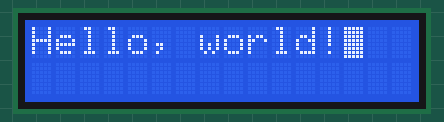
Simulated run of this sketch. Board: Arduino Uno, built with avr-gcc and run on an emulated ATmega328P. Shown: 16×2 character LCD.

Above: at 0.8 s.
At 3.96 s:
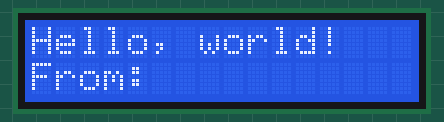
At 4.5 s:
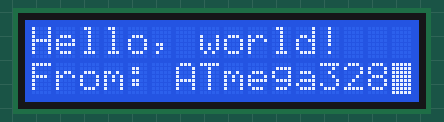
At 7.77 s:
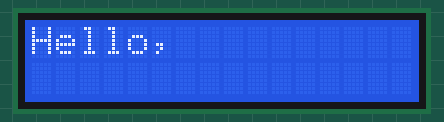

Measured:
- by itself, everything shown: repeats every 7.4 s, in 29 steps
- what the display in image 0 shows lasts 3.0 s, from 0.7 s to 3.7 s

The sketch:

LCD1602.ino
```cpp
#include <LiquidCrystal.h>// include the library code
/**********************************************************/
char array1[]="Hello, world!";
char array2[]="From: ATmega328";  //the string to print on the LCD
int delayTime = 50; // ms
int blinkTime = 3000; // ms
// initialize the library with the numbers of the interface pins
LiquidCrystal lcd(12, 11, 9, 8, 7, 6);
/*********************************************************/
void setup() {
  lcd.begin(16, 2);  // set up the LCD's number of columns and rows:
  lcd.setCursor(0, 0);
}
/*********************************************************/
void loop() {
    lcd.clear();
    lcd.home();

    for(int posCounter1 = 0; posCounter1 < sizeof(array1) - 1; ++posCounter1) {
        lcd.print(array1[posCounter1]);
        delay(delayTime);
    }

    lcd.blink();
    delay(blinkTime);
    lcd.noBlink();

    lcd.setCursor(0, 1);
    for(int posCounter2 = 0; posCounter2 < sizeof(array2) - 1; ++posCounter2) {
        lcd.print(array2[posCounter2]);
        delay(delayTime);
    }

    lcd.blink();
    delay(blinkTime);
    lcd.noBlink();
}
/************************************************************/
```
